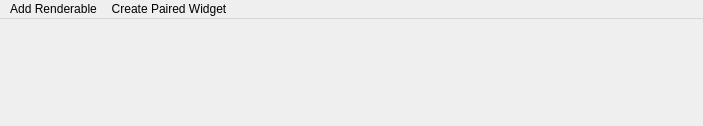
<?xml version="1.0" encoding="UTF-8"?>
<ui version="4.0">
 <author>Pho Hale</author>
 <class>LocalMenus_AddRenderable</class>
 <widget class="QMainWindow" name="LocalMenus_AddRenderable">
  <property name="geometry">
   <rect>
    <x>0</x>
    <y>0</y>
    <width>703</width>
    <height>126</height>
   </rect>
  </property>
  <property name="windowTitle">
   <string notr="true">LocalMenus</string>
  </property>
  <widget class="QWidget" name="centralwidget"/>
  <widget class="QMenuBar" name="menubar">
   <property name="geometry">
    <rect>
     <x>0</x>
     <y>0</y>
     <width>703</width>
     <height>22</height>
    </rect>
   </property>
   <widget class="QMenu" name="menuAdd_Renderable">
    <property name="title">
     <string notr="true">Add Renderable</string>
    </property>
    <property name="icon">
     <iconset resource="../../../Resources/ActionIcons.qrc">
      <normaloff>:/Render/Icons/actions/categories.png</normaloff>:/Render/Icons/actions/categories.png</iconset>
    </property>
    <widget class="QMenu" name="menuAddRenderable_Time_Curves">
     <property name="title">
      <string notr="true">Add Time Curves...</string>
     </property>
     <property name="icon">
      <iconset resource="../../../Resources/ActionIcons.qrc">
       <normaloff>:/Render/Icons/actions/chart-up-color.png</normaloff>:/Render/Icons/actions/chart-up-color.png</iconset>
     </property>
     <addaction name="actionAddTimeCurves_Position"/>
     <addaction name="actionAddTimeCurves_Random"/>
     <addaction name="actionAddTimeCurves_Custom"/>
     <addaction name="separator"/>
     <addaction name="actionClear_all_Time_Curves"/>
    </widget>
    <widget class="QMenu" name="menuAddRenderable_Time_Intervals">
     <property name="title">
      <string notr="true">Add Time Intervals...</string>
     </property>
     <property name="icon">
      <iconset resource="../../../Resources/ActionIcons.qrc">
       <normaloff>:/Render/Icons/actions/spectrum-emission.png</normaloff>:/Render/Icons/actions/spectrum-emission.png</iconset>
     </property>
     <addaction name="actionAddTimeIntervals_Session_Epochs"/>
     <addaction name="actionAddTimeIntervals_Laps"/>
     <addaction name="actionAddTimeIntervals_PBEs"/>
     <addaction name="actionAddTimeIntervals_Ripples"/>
     <addaction name="actionAddTimeIntervals_Replays"/>
     <addaction name="actionAddTimeIntervals_Custom"/>
     <addaction name="separator"/>
     <addaction name="actionClear_all_Time_Intervals"/>
    </widget>
    <widget class="QMenu" name="menuAddRenderable_Matplotlib_Plot">
     <property name="title">
      <string>Add Matplotlib Plot...</string>
     </property>
     <property name="icon">
      <iconset resource="../../../Resources/ActionIcons.qrc">
       <normaloff>:/Graphics/Icons/graphics/ic_multiline_chart_48px.png</normaloff>:/Graphics/Icons/graphics/ic_multiline_chart_48px.png</iconset>
     </property>
     <addaction name="actionAddMatplotlibPlot_DecodedPosition"/>
     <addaction name="actionAddMatplotlibPlot_Custom"/>
     <addaction name="separator"/>
     <addaction name="actionClear_all_Matplotlib_Plots"/>
    </widget>
    <addaction name="menuAddRenderable_Time_Curves"/>
    <addaction name="menuAddRenderable_Time_Intervals"/>
    <addaction name="menuAddRenderable_Matplotlib_Plot"/>
    <addaction name="actionCreate_paired_time_synchronized_widget"/>
    <addaction name="actionAddCustomRenderable"/>
    <addaction name="separator"/>
    <addaction name="actionClear_all_Renderables"/>
   </widget>
   <widget class="QMenu" name="menuCreate_Paired_Widget">
    <property name="title">
     <string notr="true">Create Paired Widget</string>
    </property>
    <addaction name="actionTimeSynchronizedOccupancyPlotter"/>
    <addaction name="actionTimeSynchronizedPlacefieldsPlotter"/>
    <addaction name="actionTimeSynchronizedDecoderPlotter"/>
    <addaction name="separator"/>
    <addaction name="actionCombineTimeSynchronizedPlotterWindow"/>
   </widget>
   <addaction name="menuAdd_Renderable"/>
   <addaction name="menuCreate_Paired_Widget"/>
  </widget>
  <action name="actionAddTimeCurves_Position">
   <property name="text">
    <string notr="true">Position</string>
   </property>
  </action>
  <action name="actionAddTimeCurves_Custom">
   <property name="enabled">
    <bool>false</bool>
   </property>
   <property name="text">
    <string notr="true">Custom...</string>
   </property>
  </action>
  <action name="actionAddCustomRenderable">
   <property name="enabled">
    <bool>false</bool>
   </property>
   <property name="text">
    <string notr="true">Add Custom...</string>
   </property>
  </action>
  <action name="actionAddTimeIntervals_PBEs">
   <property name="text">
    <string notr="true">PBEs</string>
   </property>
  </action>
  <action name="actionAddTimeIntervals_Session_Epochs">
   <property name="text">
    <string notr="true">Session Epochs</string>
   </property>
  </action>
  <action name="actionAddTimeIntervals_Laps">
   <property name="text">
    <string notr="true">Laps</string>
   </property>
  </action>
  <action name="actionAddTimeIntervals_Custom">
   <property name="enabled">
    <bool>false</bool>
   </property>
   <property name="text">
    <string notr="true">Custom...</string>
   </property>
  </action>
  <action name="actionAddTimeCurves_Random">
   <property name="text">
    <string notr="true">Random</string>
   </property>
  </action>
  <action name="actionClear_all_Time_Curves">
   <property name="icon">
    <iconset resource="../../../Resources/ActionIcons.qrc">
     <normaloff>:/Render/Icons/actions/chart--minus.png</normaloff>:/Render/Icons/actions/chart--minus.png</iconset>
   </property>
   <property name="text">
    <string>Clear all Time Curves</string>
   </property>
  </action>
  <action name="actionClear_all_Time_Intervals">
   <property name="icon">
    <iconset resource="../../../Resources/ActionIcons.qrc">
     <normaloff>:/Render/Icons/actions/chart--minus.png</normaloff>:/Render/Icons/actions/chart--minus.png</iconset>
   </property>
   <property name="text">
    <string>Clear all Time Intervals</string>
   </property>
  </action>
  <action name="actionClear_all_Renderables">
   <property name="text">
    <string>Clear all Renderables</string>
   </property>
  </action>
  <action name="actionAddTimeIntervals_Ripples">
   <property name="text">
    <string>Ripples</string>
   </property>
  </action>
  <action name="actionAddTimeIntervals_Replays">
   <property name="text">
    <string>Replays</string>
   </property>
  </action>
  <action name="actionCreate_paired_time_synchronized_widget">
   <property name="text">
    <string>Create paired time synchronized widget</string>
   </property>
  </action>
  <action name="actionTimeSynchronizedOccupancyPlotter">
   <property name="icon">
    <iconset resource="../../../Resources/ActionIcons.qrc">
     <normaloff>:/Render/Icons/actions/bar-chart_2@1x.png</normaloff>:/Render/Icons/actions/bar-chart_2@1x.png</iconset>
   </property>
   <property name="text">
    <string notr="true">TimeSynchronizedOccupancyPlotter</string>
   </property>
  </action>
  <action name="actionTimeSynchronizedPlacefieldsPlotter">
   <property name="icon">
    <iconset resource="../../../Resources/ActionIcons.qrc">
     <normaloff>:/Render/Icons/actions/wifi-channel_2@1x.png</normaloff>:/Render/Icons/actions/wifi-channel_2@1x.png</iconset>
   </property>
   <property name="text">
    <string notr="true">TimeSynchronizedPlacefieldsPlotter</string>
   </property>
  </action>
  <action name="actionCombineTimeSynchronizedPlotterWindow">
   <property name="icon">
    <iconset resource="../../../Resources/ActionIcons.qrc">
     <normaloff>:/Graphics/Icons/graphics/ic_multiline_chart_48px.png</normaloff>:/Graphics/Icons/graphics/ic_multiline_chart_48px.png</iconset>
   </property>
   <property name="text">
    <string notr="true">Combined Time Syncrhonized Plotter</string>
   </property>
  </action>
  <action name="actionTimeSynchronizedDecoderPlotter">
   <property name="icon">
    <iconset resource="../../../Resources/ActionIcons.qrc">
     <normaloff>:/Render/Icons/actions/area-chart_2@1x.png</normaloff>:/Render/Icons/actions/area-chart_2@1x.png</iconset>
   </property>
   <property name="text">
    <string notr="true">TimeSynchronizedDecoderPlotter</string>
   </property>
  </action>
  <action name="actionAddMatplotlibPlot_DecodedPosition">
   <property name="enabled">
    <bool>false</bool>
   </property>
   <property name="icon">
    <iconset resource="../../../Resources/ActionIcons.qrc">
     <normaloff>:/Graphics/Icons/graphics/ic_blur_linear_48px.png</normaloff>:/Graphics/Icons/graphics/ic_blur_linear_48px.png</iconset>
   </property>
   <property name="text">
    <string>Add Position Decoding</string>
   </property>
   <property name="statusTip">
    <string>Use from &quot;Create Connected Widget&quot; menu</string>
   </property>
  </action>
  <action name="actionClear_all_Matplotlib_Plots">
   <property name="icon">
    <iconset resource="../../../Resources/ActionIcons.qrc">
     <normaloff>:/Render/Icons/actions/chart--minus.png</normaloff>:/Render/Icons/actions/chart--minus.png</iconset>
   </property>
   <property name="text">
    <string>Clear all Matplotlib Plots</string>
   </property>
  </action>
  <action name="actionAddMatplotlibPlot_Custom">
   <property name="enabled">
    <bool>false</bool>
   </property>
   <property name="text">
    <string>Custom Matplotlib Plot...</string>
   </property>
  </action>
 </widget>
 <resources>
  <include location="../../../Resources/GuiResources.qrc"/>
  <include location="../../../Resources/ActionIcons.qrc"/>
  <include location="../../../External/breeze_style_sheets/dist/qrc/breeze.qrc"/>
 </resources>
 <connections/>
</ui>
